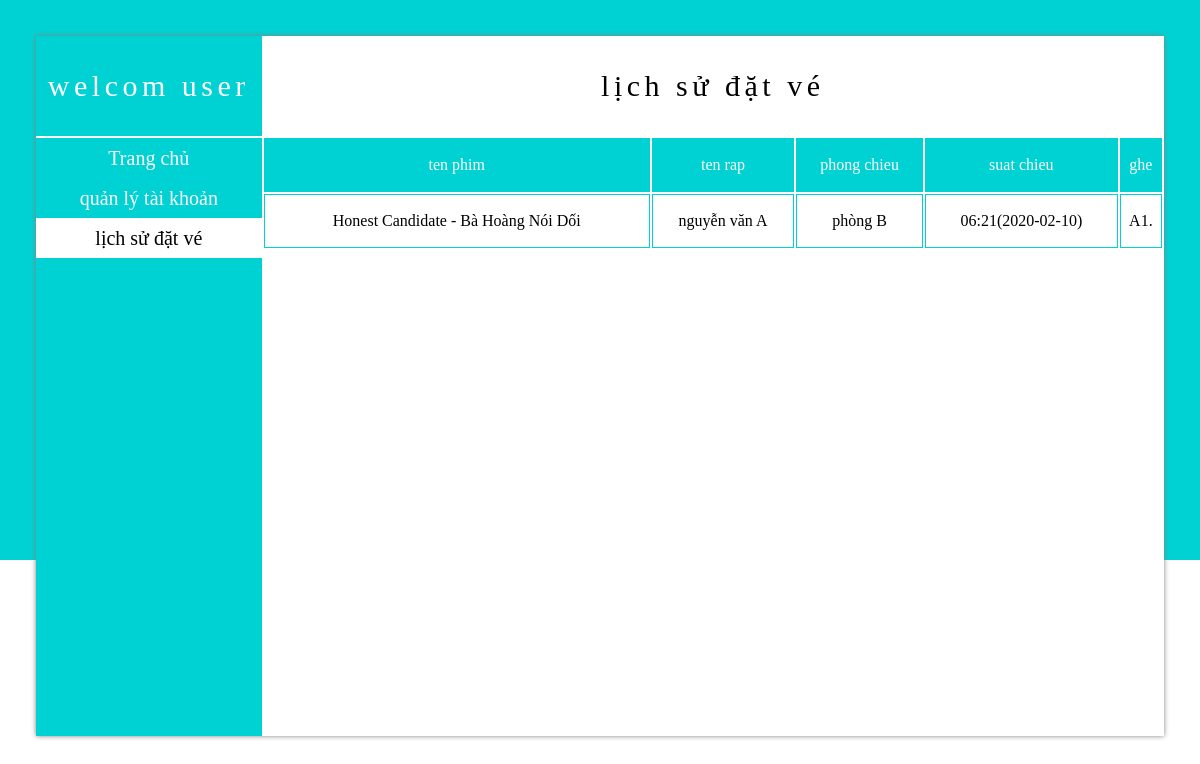
Screenshot of /index.php?contro=user (signed in) with the database file from the repository.
### tables this page shows
CREATE TABLE `ve` (
  `id` int(11) NOT NULL,
  `tenphim` text DEFAULT NULL,
  `tenrap` varchar(50) DEFAULT NULL,
  `tenphongchieu` varchar(50) DEFAULT NULL,
  `ngaychieu` varchar(50) DEFAULT NULL,
  `suatchieu` varchar(50) DEFAULT NULL,
  `ghe` varchar(50) DEFAULT NULL,
  `iduser` int(11) DEFAULT NULL
);

### model/phim_sql.php (called while the page is built, shortened)
<?php
function loadveall($id){
    global $conn;
    $sql= "select * from ve where iduser =".$id."";
    $stmt = $conn->prepare($sql);
    $stmt->execute();
    $result = $stmt->fetchALL();
    return $result;
}
?>

### controller/user/user.php (called while the page is built, shortened)
<?php
include "model/connect.php";
include_once "model/user.php";
include_once "model/phim_sql.php";
$dsve = loadveall($_SESSION['id']);
?>

### view/user.php (the view, shortened to what this page needs)
<div class="box_user">
    <div class="left">
        <h2>welcom user</h2>
        <a href="index.php"><p class="btn qltk">Trang chủ</p></a>
        <p class="btn qltk">quản lý tài khoản</p>
        <p class="btn lsdt user_mau">lịch sử đặt vé</p>
        <p></p>
    </div>
    <div class="right">
        <div class="box" id="lsdv">
            <h2>lịch sử đặt vé</h2>
            <div class="content">
                <table>
                    <tr>
                        <td>ten phim</td>
                        <td>ten rap</td>
                        <td>phong chieu</td>
                        <td>suat chieu</td>
                        <td>ghe</td>
                    </tr>
                    <?php
                        foreach ($dsve as $ve) {
                            $tenphim = $ve['tenphim'];
                            $tenrap = $ve['tenrap'];
                            $tenphongchieu = $ve['tenphongchieu'];
                            $ngaychieu = $ve['ngaychieu'];
                            $suatchieu = $ve['suatchieu'];
                            $ghe = $ve['ghe'];
                            echo '
                            <tr>
                                <td>'.$tenphim.'</td>
                                <td>'.$tenrap.'</td>
                                <td>'.$tenphongchieu.'</td>
                                <td>'.$suatchieu.'('.$ngaychieu.')</td>
                                <td>'.$ghe.'</td>
                            </tr>
                            ';
                        }
                    ?>
                </table>
            </div>
        </div>
    </div>
</div>

### view/css/index.css (style rules this page uses)
html { scroll-behavior: smooth; }
body { margin: 0; position: relative; background: white; }
a { text-decoration: none; color: white; font-family: 'FontAwesome'; font-weight: 400; }
.box_user { width: 100%; margin-left: 0%; height: 700px; box-shadow: 0 0 5px gray; margin-top: -60px; position: relative; background: white; color: black; z-index: 99999; }
.box_user .left { position: absolute; left: 0; top: 0; width: 20%; height: 100%; background: #00d2d3; color: white; }
.box_user h2 { margin-top: 0; margin-bottom: 0; height: 100px; text-align: center; line-height: 100px; font-size: 30px; font-weight: lighter; letter-spacing: .15em; border-bottom: solid 2px #00d2d3; }
.box_user .left h2 { border-bottom: solid 2px white; }
.box_user .left p { width: 100%; height: 40px; margin-top: 0px; margin-bottom: 0; text-align: center; line-height: 40px; transition: all .3s; font-size: 20px; }
.user_mau { background: white; color: black; }
.box_user .right { position: absolute; right: 0%; top: 0; width: 80%; height: 100%; }
.box_user .right .box { width: 100%; height: 100%; position: absolute; }
.box_user .right .box .content { position: absolute; bottom: 0; right: 0; width: 100%; height: 600px; }
.box_user .right .box .content table { width: 100%; background: white; }
.box_user .right .box .content table tr { height: 50px; text-align: center; transition: all .3s; border-bottom: solid 1px black; background: white; }
.box_user .right .box .content table tr:nth-child(1) { background: #00d2d3; color: white; }
.box_user .right .box .content table tr td { height: 50px; border: solid 1px #00d2d3; }

### rows the page displays
ve: tenphim "Honest Candidate - Bà Hoàng Nói Dối", tenrap "nguyễn văn A", tenphongchieu "phòng B", suatchieu "06:21", ngaychieu "2020-02-10", ghe "A1."
